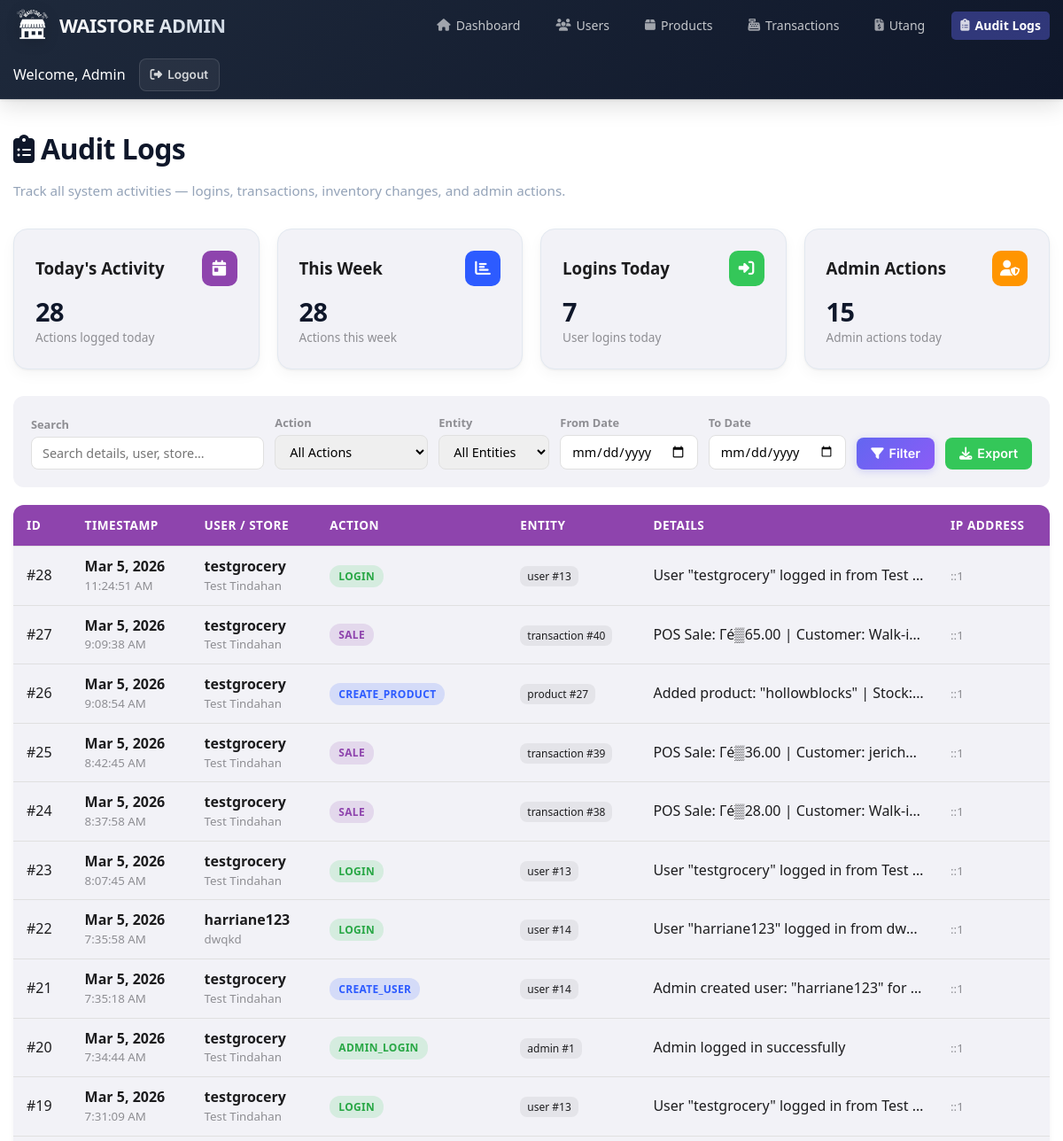
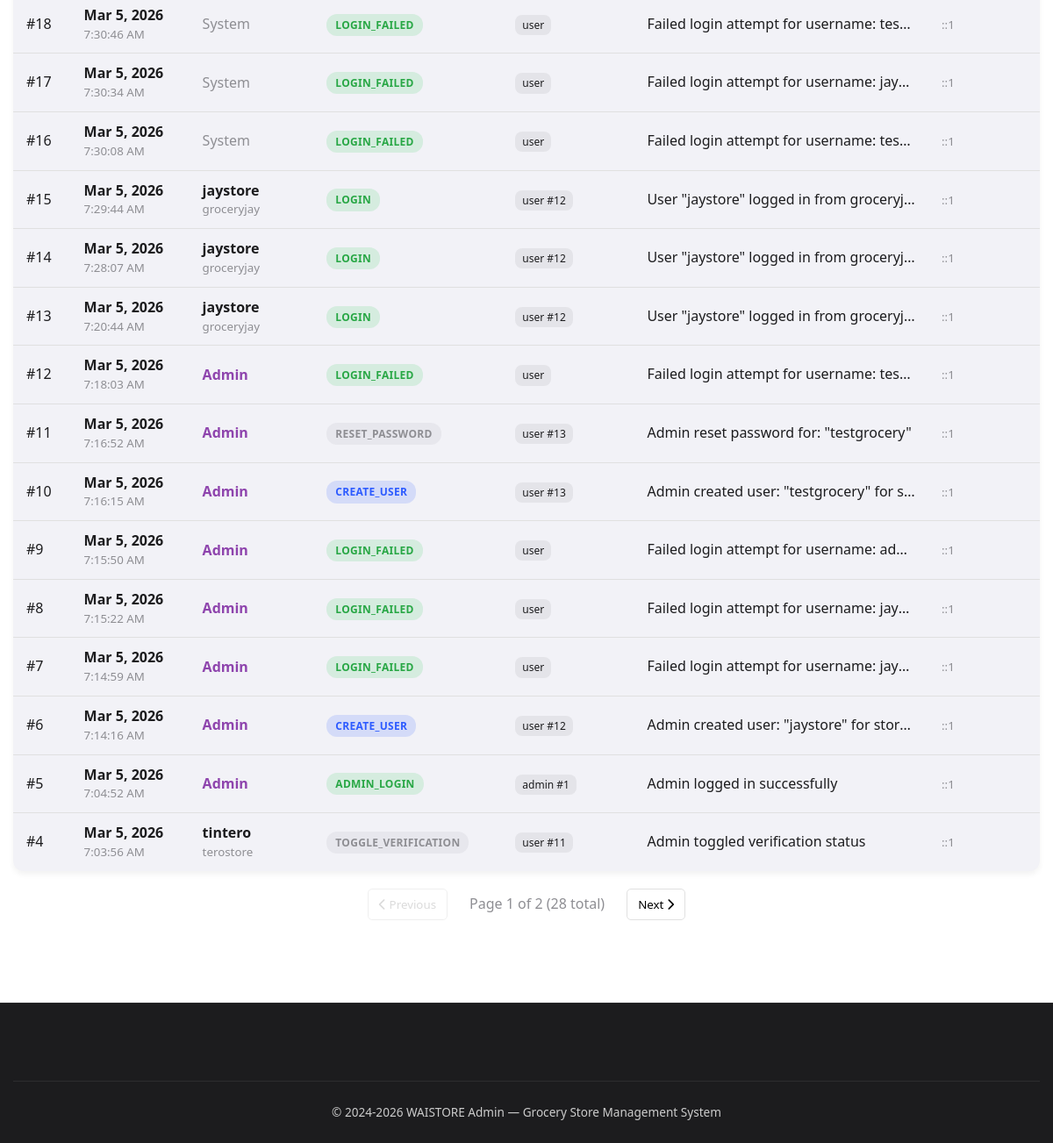
/admin_audit.php (signed in), run on the app's committed database (2 pictures, top to bottom).
### tables this page shows
CREATE TABLE `audit_logs` (
  `id` int(11) NOT NULL AUTO_INCREMENT,
  `user_id` int(11) DEFAULT NULL,
  `admin_id` int(11) DEFAULT NULL,
  `action` varchar(100) NOT NULL,
  `entity_type` varchar(50) NOT NULL,
  `entity_id` int(11) DEFAULT NULL,
  `details` text DEFAULT NULL,
  `ip_address` varchar(45) DEFAULT NULL,
  `user_agent` text DEFAULT NULL,
  `created_at` timestamp NOT NULL DEFAULT current_timestamp(),
  PRIMARY KEY (`id`),
  KEY `idx_action` (`action`),
  KEY `idx_entity` (`entity_type`,`entity_id`),
  KEY `idx_created` (`created_at`),
  KEY `idx_user` (`user_id`)
);

CREATE TABLE `users` (
  `id` int(10) unsigned NOT NULL AUTO_INCREMENT,
  `username` varchar(30) NOT NULL,
  `password` varchar(255) NOT NULL,
  `email` varchar(50) DEFAULT NULL,
  `full_name` varchar(100) DEFAULT NULL,
  `store_name` varchar(100) DEFAULT NULL,
  `phone` varchar(20) DEFAULT NULL,
  `google_id` varchar(255) DEFAULT NULL,
  `is_verified` tinyint(1) DEFAULT 0,
  `verification_token` varchar(64) DEFAULT NULL,
  `created_at` timestamp NULL DEFAULT current_timestamp(),
  `updated_at` timestamp NULL DEFAULT current_timestamp() ON UPDATE current_timestamp(),
  `reset_token` varchar(64) DEFAULT NULL,
  `reset_expires` datetime DEFAULT NULL,
  `last_logout` timestamp NULL DEFAULT NULL,
  `address` varchar(255) DEFAULT NULL,
  `has_seen_tutorial` tinyint(1) DEFAULT 0,
  `profile_image` varchar(255) DEFAULT NULL,
  PRIMARY KEY (`id`),
  UNIQUE KEY `username` (`username`),
  UNIQUE KEY `google_id` (`google_id`),
  UNIQUE KEY `verification_token` (`verification_token`),
  UNIQUE KEY `reset_token` (`reset_token`)
);

### admin_audit.php (the view, shortened to what this page needs)
<?php
require_once 'db_connection.php';
try {
    $pdo->exec("CREATE TABLE IF NOT EXISTS audit_logs (
        id INT AUTO_INCREMENT PRIMARY KEY,
        user_id INT NULL,
        admin_id INT NULL,
        action VARCHAR(100) NOT NULL,
        entity_type VARCHAR(50) NOT NULL,
        entity_id INT NULL,
        details TEXT NULL,
        ip_address VARCHAR(45) NULL,
        user_agent TEXT NULL,
        created_at TIMESTAMP DEFAULT CURRENT_TIMESTAMP,
        INDEX idx_action (action),
        INDEX idx_entity (entity_type, entity_id),
        INDEX idx_created (created_at),
        INDEX idx_user (user_id)
    ) ENGINE=InnoDB DEFAULT CHARSET=utf8mb4");
} catch (PDOException $e) {
}
$date_from = $_GET['date_from'] ?? '';
$date_to = $_GET['date_to'] ?? '';
$search = $_GET['search'] ?? '';
$page = max(1, intval($_GET['page'] ?? 1));
$limit = 25;
$offset = ($page - 1) * $limit;
$query = "SELECT al.*, u.username as user_name, u.store_name
          FROM audit_logs al
          LEFT JOIN users u ON al.user_id = u.id
          WHERE 1=1";
$count_query = "SELECT COUNT(*) as total FROM audit_logs al LEFT JOIN users u ON al.user_id = u.id WHERE 1=1";
$params = [];
try {
    $stmt = $pdo->prepare($count_query);
    $stmt->execute($params);
    $total_logs = $stmt->fetch()['total'];
    $total_pages = ceil($total_logs / $limit);
} catch (PDOException $e) {
    $total_logs = 0;
    $total_pages = 0;
}
$query .= " ORDER BY al.created_at DESC LIMIT $limit OFFSET $offset";
try {
    $stmt = $pdo->prepare($query);
    $stmt->execute($params);
    $logs = $stmt->fetchAll();
} catch (PDOException $e) {
    $logs = [];
    $error = "Database error: " . $e->getMessage();
}
try {
    $today_count = $pdo->query("SELECT COUNT(*) FROM audit_logs WHERE DATE(created_at) = CURDATE()")->fetchColumn();
    $week_count = $pdo->query("SELECT COUNT(*) FROM audit_logs WHERE created_at >= DATE_SUB(CURDATE(), INTERVAL 7 DAY)")->fetchColumn();
    $login_count = $pdo->query("SELECT COUNT(*) FROM audit_logs WHERE action = 'login' AND DATE(created_at) = CURDATE()")->fetchColumn();
    $admin_count = $pdo->query("SELECT COUNT(*) FROM audit_logs WHERE admin_id IS NOT NULL AND DATE(created_at) = CURDATE()")->fetchColumn();
} catch (PDOException $e) {
    $today_count = 0;
    $week_count = 0;
    $login_count = 0;
    $admin_count = 0;
}
?>
<!DOCTYPE html>
<html lang="en">
<head>
    <link rel="stylesheet" href="https://cdnjs.cloudflare.com/ajax/libs/font-awesome/6.4.0/css/all.min.css">
    <link rel="stylesheet" href="waistore-global.css">
</head>
<body>
    <header>
        <div class="container">
            <div class="header-content">
                <div class="logo">
                    <img src="WAIS_LOGO.png" alt="WAISTORE Logo" style="height: 60px; width: 150px;">
                    <span>WAISTORE ADMIN</span>
                </div>
                <nav>
                    <ul>
                        <li><a href="admin.php"><i class="fas fa-home"></i> Dashboard</a></li>
                        <li><a href="admin_users.php"><i class="fas fa-users"></i> Users</a></li>
                        <li><a href="admin_products.php"><i class="fas fa-box"></i> Products</a></li>
                        <li><a href="admin_transactions.php"><i class="fas fa-cash-register"></i> Transactions</a></li>
                        <li><a href="admin_debts.php"><i class="fas fa-file-invoice-dollar"></i> Utang</a></li>
                        <li><a href="admin_audit.php" class="active"><i class="fas fa-clipboard-list"></i> Audit
                                Logs</a></li>
                    </ul>
                </nav>
                <div class="user-actions">
                    <span>Welcome, Admin</span>
                    <a href="admin_logout.php" class="btn btn-outline"><i class="fas fa-sign-out-alt"></i> Logout</a>
                </div>
            </div>
        </div>
    </header>
    <section class="dashboard">
        <div class="container">
            <div class="dashboard-header">
                <h1><i class="fas fa-clipboard-list"></i> Audit Logs</h1>
                <p>Track all system activities — logins, transactions, inventory changes, and admin actions.</p>
            </div>
            <div class="stats-grid">
                <div class="stat-card">
                    <div class="stat-header">
                        <h3>Today's Activity</h3>
                        <div class="stat-icon" style="background: var(--admin-primary);"><i
                                class="fas fa-calendar-day"></i></div>
                    </div>
                    <div class="stat-value"><?php echo $today_count; ?></div>
                    <div class="stat-label">Actions logged today</div>
                </div>
                <div class="stat-card">
                    <div class="stat-header">
                        <h3>This Week</h3>
                        <div class="stat-icon" style="background: var(--primary);"><i class="fas fa-chart-bar"></i>
                        </div>
                    </div>
                    <div class="stat-value"><?php echo $week_count; ?></div>
                    <div class="stat-label">Actions this week</div>
                </div>
                <div class="stat-card">
                    <div class="stat-header">
                        <h3>Logins Today</h3>
                        <div class="stat-icon" style="background: var(--accent);"><i class="fas fa-sign-in-alt"></i>
                        </div>
                    </div>
                    <div class="stat-value"><?php echo $login_count; ?></div>
                    <div class="stat-label">User logins today</div>
                </div>
                <div class="stat-card">
                    <div class="stat-header">
                        <h3>Admin Actions</h3>
                        <div class="stat-icon" style="background: var(--warning);"><i class="fas fa-user-shield"></i>
                        </div>
                    </div>
                    <div class="stat-value"><?php echo $admin_count; ?></div>
                    <div class="stat-label">Admin actions today</div>
                </div>
            </div>
            <div class="filters">
                <div class="filter-group search-box">
                    <label>Search</label>
                    <input type="text" id="search" placeholder="Search details, user, store..."
                        value="<?php echo htmlspecialchars($search); ?>">
                </div>
                <div class="filter-group">
                    <label>Action</label>
                    <select id="action-filter">
                        <option value="">All Actions</option>
                    </select>
                </div>
                <div class="filter-group">
                    <label>Entity</label>
                    <select id="entity-filter">
                        <option value="">All Entities</option>
                    </select>
                </div>
                <div class="filter-group">
                    <label>From Date</label>
                    <input type="date" id="date-from" value="<?php echo $date_from; ?>">
                </div>
                <div class="filter-group">
                    <label>To Date</label>
                    <input type="date" id="date-to" value="<?php echo $date_to; ?>">
                </div>
                <button class="btn btn-primary" onclick="applyFilters()" style="align-self: flex-end;">
                    <i class="fas fa-filter"></i> Filter
                </button>
                <button class="btn btn-success" onclick="exportLogs()" style="align-self: flex-end;">
                    <i class="fas fa-download"></i> Export
                </button>
            </div>
            <table class="data-table">
                <thead>
                    <tr>
                        <th>ID</th>
                        <th>Timestamp</th>
                        <th>User / Store</th>
                        <th>Action</th>
                        <th>Entity</th>
                        <th>Details</th>
                        <th>IP Address</th>
                    </tr>
                </thead>
                <tbody>
                    <?php if (empty($logs)): ?>
                        <tr>
                            <td colspan="7" style="text-align:center; padding:40px;">
                                <i class="fas fa-clipboard-list"
                                    style="font-size:3rem; color:var(--gray); display:block; margin-bottom:10px;"></i>
                                <p style="color:var(--gray);">No audit logs found. Activity will appear here as users
                                    interact with the system.</p>
                            </td>
                        </tr>
                    <?php else: ?>
                        <?php foreach ($logs as $log): ?>
                            <tr>
                                <td>#<?php echo $log['id']; ?></td>
                                <td>
                                    <div style="line-height:1.3">
                                        <strong><?php echo date('M j, Y', strtotime($log['created_at'])); ?></strong><br>
                                        <small
                                            style="color:var(--gray);"><?php echo date('g:i:s A', strtotime($log['created_at'])); ?></small>
                                    </div>
                                </td>
                                <td>
                                    <div style="line-height:1.3">
                                        <?php if ($log['user_name']): ?>
                                            <strong><?php echo htmlspecialchars($log['user_name']); ?></strong><br>
                                            <small
                                                style="color:var(--gray);"><?php echo htmlspecialchars($log['store_name'] ?? ''); ?></small>
                                        <?php elseif ($log['admin_id']): ?>
                                            <strong style="color:var(--admin-primary);">Admin</strong>
                                        <?php else: ?>
                                            <span style="color:var(--gray);">System</span>
                                        <?php endif; ?>
                                    </div>
                                </td>
                                <td>
                                    <?php
                                    $action = strtolower($log['action']);
                                    $action_class = 'action-default';
                                    if (strpos($action, 'login') !== false)
                                        $action_class = 'action-login';
                                    elseif (strpos($action, 'logout') !== false)
                                        $action_class = 'action-logout';
                                    elseif (strpos($action, 'create') !== false || strpos($action, 'add') !== false)
                                        $action_class = 'action-create';
                                    elseif (strpos($action, 'update') !== false || strpos($action, 'edit') !== false)
                                        $action_class = 'action-update';
                                    elseif (strpos($action, 'delete') !== false)
                                        $action_class = 'action-delete';
                                    elseif (strpos($action, 'sale') !== false || strpos($action, 'transaction') !== false)
                                        $action_class = 'action-sale';
                                    elseif (strpos($action, 'payment') !== false || strpos($action, 'pay') !== false)
                                        $action_class = 'action-payment';
                                    ?>
                                    <span
                                        class="action-tag <?php echo $action_class; ?>"><?php echo htmlspecialchars($log['action']); ?></span>
                                </td>
                                <td><span class="entity-badge"><?php echo htmlspecialchars($log['entity_type']); ?>
                                        <?php echo $log['entity_id'] ? '#' . $log['entity_id'] : ''; ?></span></td>
                                <td style="max-width:300px; overflow:hidden; text-overflow:ellipsis; white-space:nowrap;"
                                    title="<?php echo htmlspecialchars($log['details'] ?? ''); ?>">
                                    <?php echo htmlspecialchars($log['details'] ?? '—'); ?>
                                </td>
                                <td><small
                                        style="color:var(--gray);"><?php echo htmlspecialchars($log['ip_address'] ?? '—'); ?></small>
                                </td>
                            </tr>
                        <?php endforeach; ?>
                    <?php endif; ?>
                </tbody>
            </table>
            <?php if ($total_pages > 1): ?>
                <div class="pagination">
                    <button class="pagination-btn <?php echo $page <= 1 ? 'disabled' : ''; ?>"
                        onclick="changePage(<?php echo $page - 1; ?>)" <?php echo $page <= 1 ? 'disabled' : ''; ?>>
                        <i class="fas fa-chevron-left"></i> Previous
                    </button>
                    <span class="pagination-info">Page <?php echo $page; ?> of <?php echo $total_pages; ?>
                        (<?php echo $total_logs; ?> total)</span>
                    <button class="pagination-btn <?php echo $page >= $total_pages ? 'disabled' : ''; ?>"
                        onclick="changePage(<?php echo $page + 1; ?>)" <?php echo $page >= $total_pages ? 'disabled' : ''; ?>>
                        Next <i class="fas fa-chevron-right"></i>
                    </button>
                </div>
            <?php endif; ?>
        </div>
    </section>
    <footer>
        <div class="container">
            <div class="footer-bottom">
                <p>&copy; 2024-2026 WAISTORE Admin &mdash; Grocery Store Management System</p>
            </div>
        </div>
    </footer>
</body>
</html>

### data on the page
audit_logs: id "28", created_at "Mar 5, 2026", created_at "11:24:51 AM", user.username "testgrocery", user.store_name "Test Tindahan", action "LOGIN", entity_type "user", entity "13", details "User \"testgrocery\" logged in from Test…", ip_address "::1"
audit_logs: id "27", created_at "Mar 5, 2026", created_at "9:09:38 AM", user.username "testgrocery", user.store_name "Test Tindahan", action "SALE", entity_type "transaction", entity "40", details "POS Sale: Γé▒65.00 | Customer: Walk-i…", ip_address "::1"
audit_logs: id "26", created_at "Mar 5, 2026", created_at "9:08:54 AM", user.username "testgrocery", user.store_name "Test Tindahan", action "CREATE_PRODUCT", entity_type "product", entity "27", details "Added product: \"hollowblocks\" | Stock:…", ip_address "::1"
audit_logs: id "25", created_at "Mar 5, 2026", created_at "8:42:45 AM", user.username "testgrocery", user.store_name "Test Tindahan", action "SALE", entity_type "transaction", entity "39", details "POS Sale: Γé▒36.00 | Customer: jerich…", ip_address "::1"
audit_logs: id "24", created_at "Mar 5, 2026", created_at "8:37:58 AM", user.username "testgrocery", user.store_name "Test Tindahan", action "SALE", entity_type "transaction", entity "38", details "POS Sale: Γé▒28.00 | Customer: Walk-i…", ip_address "::1"
audit_logs: id "23", created_at "Mar 5, 2026", created_at "8:07:45 AM", user.username "testgrocery", user.store_name "Test Tindahan", action "LOGIN", entity_type "user", entity "13", details "User \"testgrocery\" logged in from Test…", ip_address "::1"
audit_logs: id "22", created_at "Mar 5, 2026", created_at "7:35:58 AM", user.username "harriane123", user.store_name "dwqkd", action "LOGIN", entity_type "user", entity "14", details "User \"harriane123\" logged in from dw…", ip_address "::1"
audit_logs: id "21", created_at "Mar 5, 2026", created_at "7:35:18 AM", user.username "testgrocery", user.store_name "Test Tindahan", action "CREATE_USER", entity_type "user", entity "14", details "Admin created user: \"harriane123\" for…", ip_address "::1"
audit_logs: id "20", created_at "Mar 5, 2026", created_at "7:34:44 AM", user.username "testgrocery", user.store_name "Test Tindahan", action "ADMIN_LOGIN", entity_type "admin", entity "1", details "Admin logged in successfully", ip_address "::1"
audit_logs: id "19", created_at "Mar 5, 2026", created_at "7:31:09 AM", user.username "testgrocery", user.store_name "Test Tindahan", action "LOGIN", entity_type "user", entity "13", details "User \"testgrocery\" logged in from Test…", ip_address "::1"
audit_logs: id "18", created_at "Mar 5, 2026", created_at "7:30:46 AM", shows "System", action "LOGIN_FAILED", entity_type "user", details "Failed login attempt for username: tes…", ip_address "::1"
audit_logs: id "17", created_at "Mar 5, 2026", created_at "7:30:34 AM", shows "System", action "LOGIN_FAILED", entity_type "user", details "Failed login attempt for username: jay…", ip_address "::1"
audit_logs: id "16", created_at "Mar 5, 2026", created_at "7:30:08 AM", shows "System", action "LOGIN_FAILED", entity_type "user", details "Failed login attempt for username: tes…", ip_address "::1"
audit_logs: id "15", created_at "Mar 5, 2026", created_at "7:29:44 AM", user.username "jaystore", user.store_name "groceryjay", action "LOGIN", entity_type "user", entity "12", details "User \"jaystore\" logged in from groceryj…", ip_address "::1"
audit_logs: id "14", created_at "Mar 5, 2026", created_at "7:28:07 AM", user.username "jaystore", user.store_name "groceryjay", action "LOGIN", entity_type "user", entity "12", details "User \"jaystore\" logged in from groceryj…", ip_address "::1"
audit_logs: id "13", created_at "Mar 5, 2026", created_at "7:20:44 AM", user.username "jaystore", user.store_name "groceryjay", action "LOGIN", entity_type "user", entity "12", details "User \"jaystore\" logged in from groceryj…", ip_address "::1"
audit_logs: id "12", created_at "Mar 5, 2026", created_at "7:18:03 AM", admin_id "Admin", action "LOGIN_FAILED", entity_type "user", details "Failed login attempt for username: tes…", ip_address "::1"
audit_logs: id "11", created_at "Mar 5, 2026", created_at "7:16:52 AM", admin_id "Admin", action "RESET_PASSWORD", entity_type "user", entity "13", details "Admin reset password for: \"testgrocery\"", ip_address "::1"
audit_logs: id "10", created_at "Mar 5, 2026", created_at "7:16:15 AM", admin_id "Admin", action "CREATE_USER", entity_type "user", entity "13", details "Admin created user: \"testgrocery\" for s…", ip_address "::1"
audit_logs: id "9", created_at "Mar 5, 2026", created_at "7:15:50 AM", admin_id "Admin", action "LOGIN_FAILED", entity_type "user", details "Failed login attempt for username: ad…", ip_address "::1"
audit_logs: id "8", created_at "Mar 5, 2026", created_at "7:15:22 AM", admin_id "Admin", action "LOGIN_FAILED", entity_type "user", details "Failed login attempt for username: jay…", ip_address "::1"
audit_logs: id "7", created_at "Mar 5, 2026", created_at "7:14:59 AM", admin_id "Admin", action "LOGIN_FAILED", entity_type "user", details "Failed login attempt for username: jay…", ip_address "::1"
audit_logs: id "6", created_at "Mar 5, 2026", created_at "7:14:16 AM", admin_id "Admin", action "CREATE_USER", entity_type "user", entity "12", details "Admin created user: \"jaystore\" for stor…", ip_address "::1"
audit_logs: id "5", created_at "Mar 5, 2026", created_at "7:04:52 AM", admin_id "Admin", action "ADMIN_LOGIN", entity_type "admin", entity "1", details "Admin logged in successfully", ip_address "::1"
audit_logs: id "4", created_at "Mar 5, 2026", created_at "7:03:56 AM", user.username "tintero", user.store_name "terostore", action "TOGGLE_VERIFICATION", entity_type "user", entity "11", details "Admin toggled verification status", ip_address "::1"

### other printed values
$today_count "28"
$week_count "28"
$login_count "7"
$admin_count "15"
$page "1"
$total_pages "2"
$total_logs "28"
